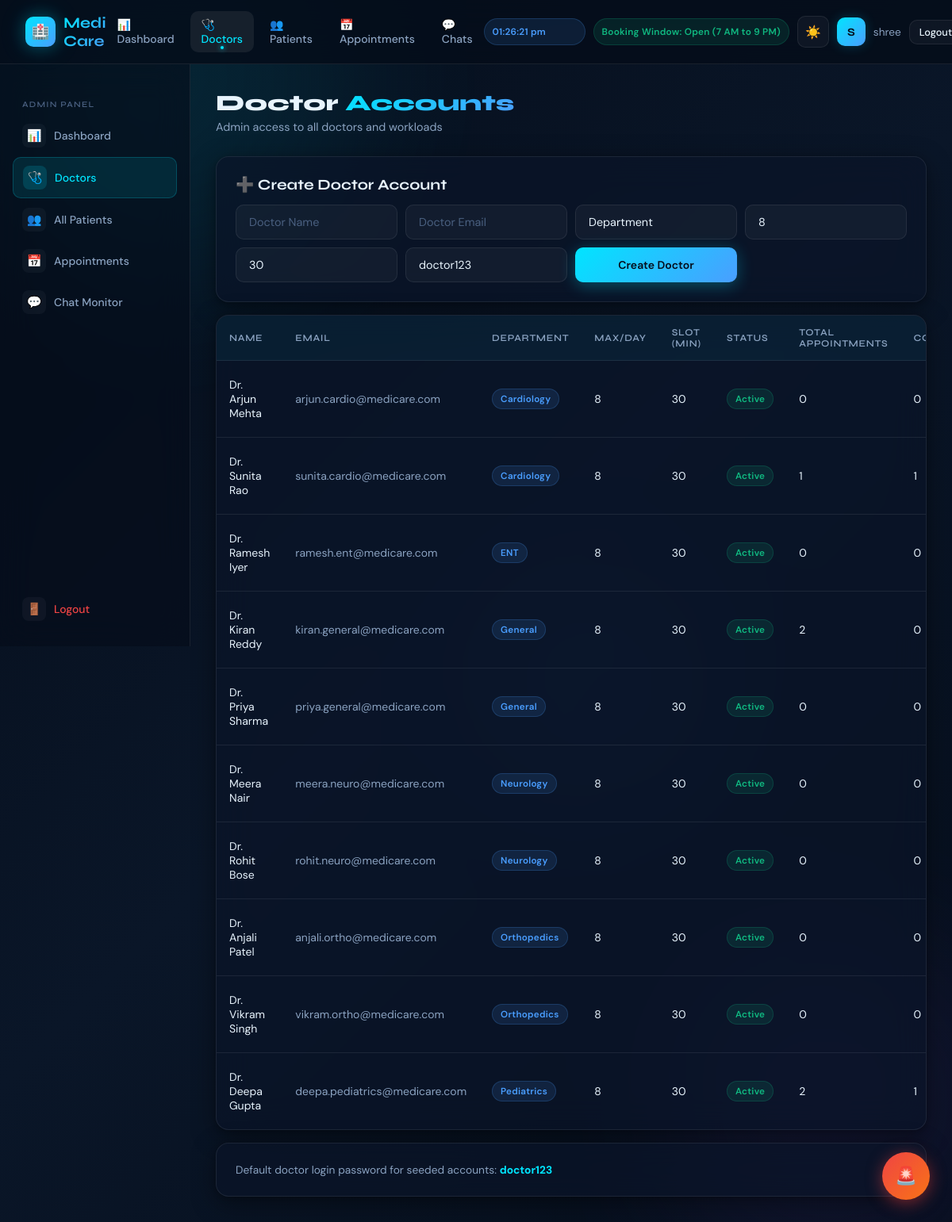
/admin/doctors (signed in), run on the app's committed database.
### tables this page shows
CREATE TABLE doctors (
        id INTEGER PRIMARY KEY AUTOINCREMENT,
        name TEXT NOT NULL,
        email TEXT UNIQUE NOT NULL,
        password TEXT NOT NULL,
        department TEXT NOT NULL,
        is_active INTEGER DEFAULT 1,
        created_at TEXT DEFAULT CURRENT_TIMESTAMP
    , max_patients_per_day INTEGER DEFAULT 8, slot_duration_minutes INTEGER DEFAULT 30);

### app.py (the view)
@app.route('/admin/doctors')
@require_admin
def admin_doctors():
    conn = get_db()
    doctors = conn.execute('''SELECT d.*,
                                     COUNT(a.id) AS total_appointments,
                                     SUM(CASE WHEN a.status='Completed' THEN 1 ELSE 0 END) AS completed_appointments
                              FROM doctors d
                              LEFT JOIN appointments a ON a.doctor_id = d.id
                              GROUP BY d.id
                              ORDER BY d.department, d.name''').fetchall()
    conn.close()
    return render_template('admin_doctors.html', doctors=doctors)

### app.py (called while the page is built)
def get_db():
    conn = sqlite3.connect(DB_PATH, timeout=10)
    conn.row_factory = sqlite3.Row
    conn.execute('PRAGMA busy_timeout = 10000')
    return conn

def require_admin(f):
    from functools import wraps
    @wraps(f)
    def decorated(*args, **kwargs):
        if not session.get('is_admin'):
            return redirect(url_for('login'))
        return f(*args, **kwargs)
    return decorated

### templates/admin_doctors.html (shortened to what this page needs)
{% extends "base.html" %}
{% block content %}
<div class="page-header fade-in">
  <h1 class="page-title">Doctor <span>Accounts</span></h1>
  <p class="page-subtitle">Admin access to all doctors and workloads</p>
</div>
<div class="card fade-in" style="margin-bottom:16px;">
  <h3 style="font-family:var(--font-display); margin-bottom:14px;">➕ Create Doctor Account</h3>
  <form method="POST" action="/admin/doctors/create" style="display:grid; grid-template-columns:repeat(auto-fit,minmax(180px,1fr)); gap:10px;">
    <input class="form-control" type="text" name="name" placeholder="Doctor Name" required>
    <input class="form-control" type="email" name="email" placeholder="Doctor Email" required>
    <select class="form-control" name="department" required>
      <option value="">Department</option>
    </select>
    <input class="form-control" type="number" name="max_patients_per_day" value="8" min="1" required>
    <input class="form-control" type="number" name="slot_duration_minutes" value="30" min="15" step="5" required>
    <input class="form-control" type="text" name="password" value="doctor123" required>
    <button class="btn btn-primary" type="submit">Create Doctor</button>
  </form>
</div>
<div class="table-container fade-in">
  <table class="table">
    <thead>
      <tr>
        <th>Name</th>
        <th>Email</th>
        <th>Department</th>
        <th>Max/Day</th>
        <th>Slot (min)</th>
        <th>Status</th>
        <th>Total Appointments</th>
        <th>Completed</th>
      </tr>
    </thead>
    <tbody>
      {% for d in doctors %}
      <tr onclick="window.location.href='/admin/doctors/{{ d.id }}'" style="cursor:pointer;">
        <td>{{ d.name }}</td>
        <td style="color:var(--text-secondary);">{{ d.email }}</td>
        <td><span class="badge badge-blue">{{ d.department }}</span></td>
        <td>{{ d.max_patients_per_day or 8 }}</td>
        <td>{{ d.slot_duration_minutes or 30 }}</td>
        <td>
          <span class="badge {% if d.is_active %}badge-green{% else %}badge-red{% endif %}">
            {% if d.is_active %}Active{% else %}Inactive{% endif %}
          </span>
        </td>
        <td>{{ d.total_appointments or 0 }}</td>
        <td>{{ d.completed_appointments or 0 }}</td>
      </tr>
      {% endfor %}
    </tbody>
  </table>
</div>
<div class="card fade-in" style="margin-top:16px;">
  <p style="font-size:0.86rem; color:var(--text-secondary);">
    Default doctor login password for seeded accounts: <strong style="color:var(--accent-cyan);">doctor123</strong>
  </p>
</div>
{% endblock %}

### data on the page
doctors: name "Dr. Arjun Mehta", email "arjun.cardio@medicare.com", department "Cardiology", max_patients_per_day "8", slot_duration_minutes "30", is_active "Active", total_appointments "0", completed_appointments "0"
doctors: name "Dr. Sunita Rao", email "sunita.cardio@medicare.com", department "Cardiology", max_patients_per_day "8", slot_duration_minutes "30", shows "Active", is_active "1"
doctors: name "Dr. Ramesh Iyer", email "ramesh.ent@medicare.com", department "ENT", max_patients_per_day "8", slot_duration_minutes "30", is_active "Active", total_appointments "0", completed_appointments "0"
doctors: name "Dr. Kiran Reddy", email "kiran.general@medicare.com", department "General", max_patients_per_day "8", slot_duration_minutes "30", is_active "Active", id "2", completed_appointments "0"
doctors: name "Dr. Priya Sharma", email "priya.general@medicare.com", department "General", max_patients_per_day "8", slot_duration_minutes "30", is_active "Active", total_appointments "0", completed_appointments "0"
doctors: name "Dr. Meera Nair", email "meera.neuro@medicare.com", department "Neurology", max_patients_per_day "8", slot_duration_minutes "30", is_active "Active", total_appointments "0", completed_appointments "0"
doctors: name "Dr. Rohit Bose", email "rohit.neuro@medicare.com", department "Neurology", max_patients_per_day "8", slot_duration_minutes "30", is_active "Active", total_appointments "0", completed_appointments "0"
doctors: name "Dr. Anjali Patel", email "anjali.ortho@medicare.com", department "Orthopedics", max_patients_per_day "8", slot_duration_minutes "30", is_active "Active", total_appointments "0", completed_appointments "0"
doctors: name "Dr. Vikram Singh", email "vikram.ortho@medicare.com", department "Orthopedics", max_patients_per_day "8", slot_duration_minutes "30", is_active "Active", total_appointments "0", completed_appointments "0"
doctors: name "Dr. Deepa Gupta", email "deepa.pediatrics@medicare.com", department "Pediatrics", max_patients_per_day "8", slot_duration_minutes "30", shows "Active", total_appointments "2", is_active "1"

### other printed values
{{ session.get('user_name', 'U')[0].upper() }} "S"
{{ session.get('user_name', '') }} "shree"
